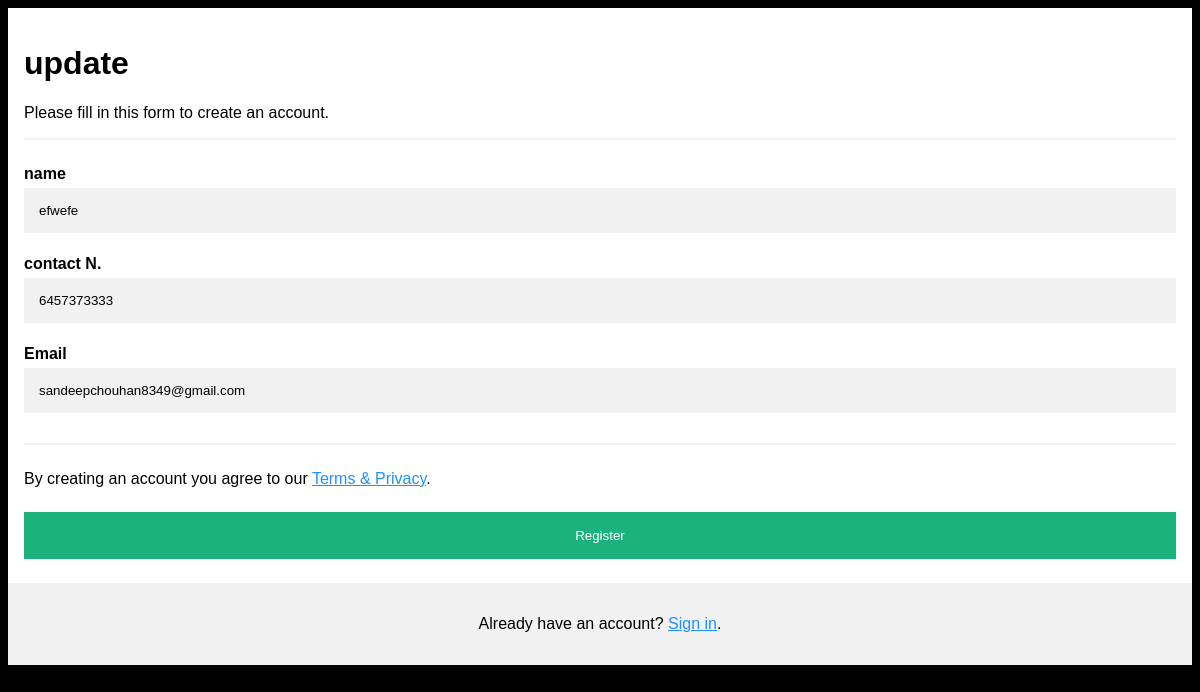
/update/2/, run on an earlier commit of the app's database.
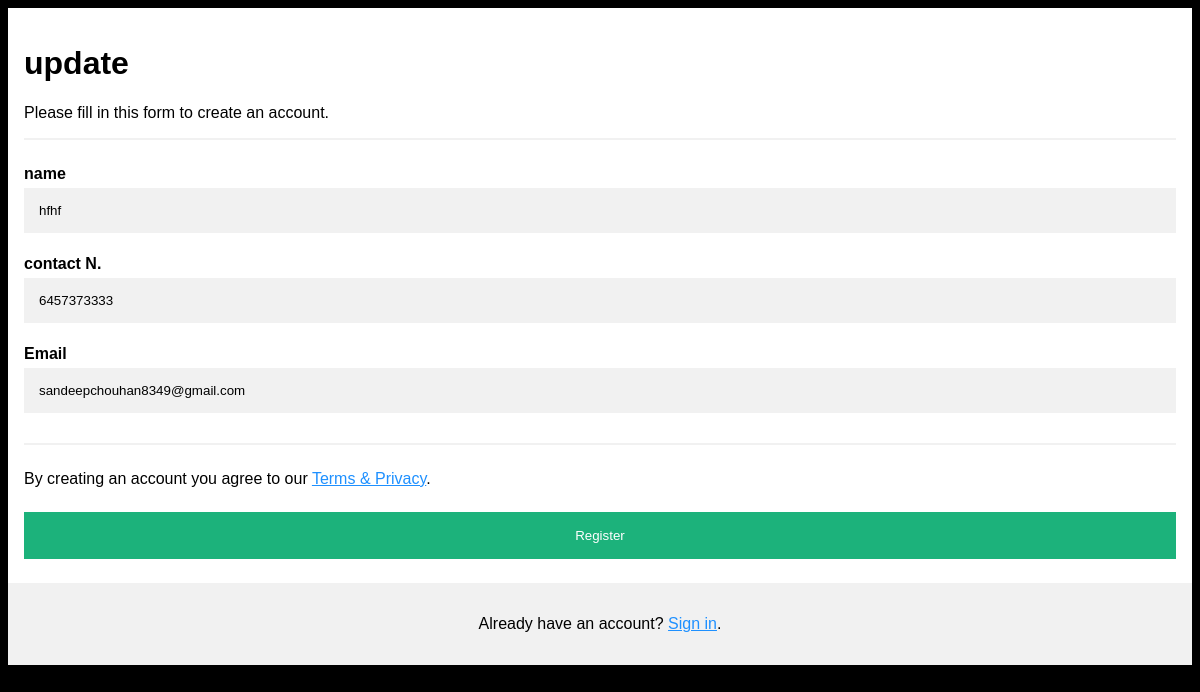
And on a later commit of the database.
### app/models.py (models this page shows)
class User(models.Model):
    name=models.CharField(max_length=200)
    email=models.EmailField(max_length=200)
    phone=models.IntegerField()
    password=models.CharField(max_length=250)

### app/views.py (the view)
# urls.py: path("update/<int:uid>/", views.update_deatials, name='update'),
def update_deatials(request,uid):
    persone = User.objects.get(id=uid)
    return render(request, "update.html",{ "persone":persone})

### app/templates/update.html (shortened to what this page needs)
<!DOCTYPE html>
<html>
<head>
</head>
<body>
<form action="/update_view/" method="post">
  <div class="container">
    <h1>update</h1>
    <p>Please fill in this form to create an account.</p>
    <hr>
    <label for="name"><b>name</b></label>
    <input type="text" placeholder="Enter your Name" name="name" id="email" value="{{persone.name}}">
    <label for="phone"><b>contact N. </b></label>
    <input type="text" placeholder="Enter phone number" name="phone" id="email" required value="{{persone.phone}}" >
    <label for="email"><b>Email</b></label>
    <input type="text" placeholder="Enter Email" name="email" id="email" required value="{{persone.email}}">
    <hr>
    <p>By creating an account you agree to our <a href="#">Terms & Privacy</a>.</p>
    <button type="submit" class="registerbtn">Register</button>
  </div>
  <div class="container signin">
    <p>Already have an account? <a href="#">Sign in</a>.</p>
  </div>
</form>
</body>
</html>

What changed in the data, as far as the page shows it:
changed User "sandeepchouhan8349@gmail.com": name "efwefe" → "hfhf"
